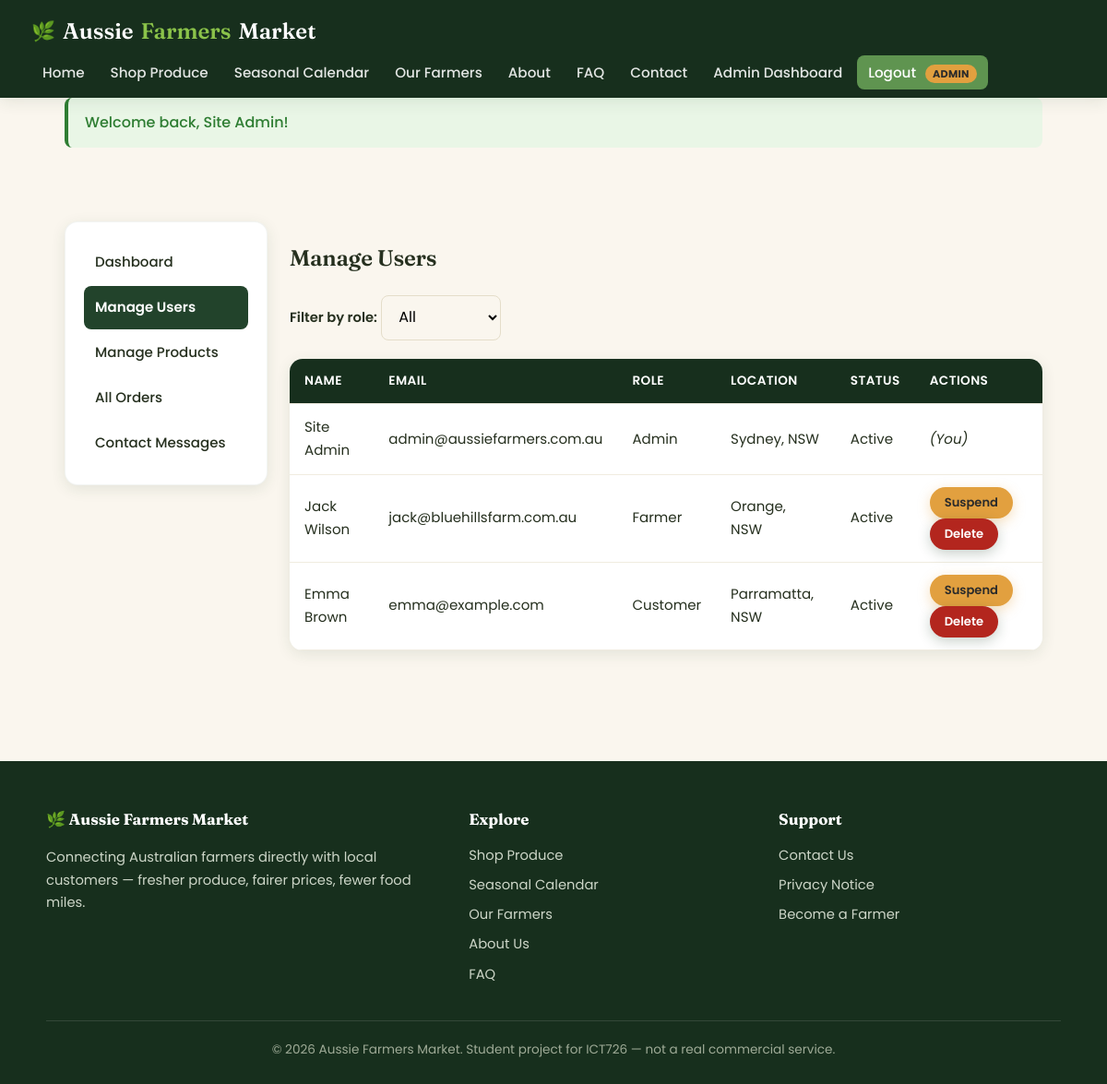
/admin/manage_users.php (signed in), run on the app's committed database.
### tables this page shows
CREATE TABLE users (
    user_id INT AUTO_INCREMENT PRIMARY KEY,
    full_name VARCHAR(100) NOT NULL,
    email VARCHAR(150) NOT NULL UNIQUE,
    password VARCHAR(255) NOT NULL,            
    role ENUM('admin','farmer','customer') NOT NULL DEFAULT 'customer',
    phone VARCHAR(20),
    address VARCHAR(255),
    suburb VARCHAR(100),
    state VARCHAR(50),
    postcode VARCHAR(10),
    bio TEXT NULL,                              
    status ENUM('active','suspended') NOT NULL DEFAULT 'active',
    created_at TIMESTAMP DEFAULT CURRENT_TIMESTAMP
);

### includes/functions.php (called while the page is built, shortened)
<?php
function clean($data) {
    return htmlspecialchars(trim($data ?? ''), ENT_QUOTES, 'UTF-8');
}

### includes/auth.php (called while the page is built, shortened)
<?php
function current_user_id() {
    return $_SESSION['user_id'] ?? null;
}

### admin/manage_users.php (the view, shortened to what this page needs)
<?php
require_once __DIR__ . '/../includes/auth.php';
require_once __DIR__ . '/../includes/functions.php';
require_once __DIR__ . '/../config/db.php';
$sql = "SELECT * FROM users";
$params = [];
$sql .= " ORDER BY created_at DESC";
$stmt = $pdo->prepare($sql);
$stmt->execute($params);
$users = $stmt->fetchAll();
require_once __DIR__ . '/../includes/header.php';
?>
<section class="section">
  <div class="dashboard-wrap">
    <aside class="sidebar" aria-label="Admin navigation">
      <a href="<?php echo BASE_URL; ?>/admin/dashboard.php">Dashboard</a>
      <a href="<?php echo BASE_URL; ?>/admin/manage_users.php" class="active">Manage Users</a>
      <a href="<?php echo BASE_URL; ?>/admin/manage_products.php">Manage Products</a>
      <a href="<?php echo BASE_URL; ?>/admin/manage_orders.php">All Orders</a>
      <a href="<?php echo BASE_URL; ?>/admin/manage_contacts.php">Contact Messages</a>
    </aside>
    <div class="dashboard-content">
      <h1>Manage Users</h1>
      <form method="GET" action="<?php echo BASE_URL; ?>/admin/manage_users.php" style="margin-bottom:20px;">
        <label for="role" style="display:inline;">Filter by role:</label>
        <select id="role" name="role" onchange="this.form.submit()" style="width:auto;display:inline;">
          <option value="">All</option>
        </select>
      </form>
      <table>
        <thead><tr><th scope="col">Name</th><th scope="col">Email</th><th scope="col">Role</th><th scope="col">Location</th><th scope="col">Status</th><th scope="col">Actions</th></tr></thead>
        <tbody>
        <?php foreach ($users as $u): ?>
          <tr>
            <td><?php echo clean($u['full_name']); ?></td>
            <td><?php echo clean($u['email']); ?></td>
            <td><?php echo ucfirst(clean($u['role'])); ?></td>
            <td><?php echo clean($u['suburb']); ?>, <?php echo clean($u['state']); ?></td>
            <td><?php echo ucfirst(clean($u['status'])); ?></td>
            <td>
              <?php if ($u['user_id'] != current_user_id()): ?>
              <form method="POST" action="<?php echo BASE_URL; ?>/admin/manage_users.php" style="display:inline;">
                <button type="submit" name="toggle_status" class="btn btn-small btn-secondary">
                  <?php echo $u['status'] === 'active' ? 'Suspend' : 'Activate'; ?>
                </button>
              </form>
              <form method="POST" action="<?php echo BASE_URL; ?>/admin/manage_users.php" style="display:inline;" onsubmit="return confirm('Delete this user permanently?');">
                <button type="submit" name="delete_user" class="btn btn-small btn-danger">Delete</button>
              </form>
              <?php else: ?>
                <em>(You)</em>
              <?php endif; ?>
            </td>
          </tr>
        <?php endforeach; ?>
        </tbody>
      </table>
    </div>
  </div>
</section>
<?php require_once __DIR__ . '/../includes/footer.php'; ?>

### assets/css/style.css (style rules this page uses)
:root { --green-dark: #22432b; --green-darker: #172f1d; --green: #4c7a3e; --green-mid: #5f9450; --green-light: #8bc34a; --amber: #e2a03f; --amber-dark: #c9832a; --terracotta: #d9694f; --cream: #faf6ee; --cream-deep: #f2ead9; --text-dark: #26301f; --text-muted: #6b6355; --white: #ffffff; --error: #b3261e; --success: #2e7d32; --radius: 14px; --radius-sm: 8px; --shadow: 0 4px 16px rgba(34, 67, 43, 0.10); --shadow-lg: 0 14px 40px rgba(34, 67, 43, 0.18); --font-display: 'Fraunces', Georgia, serif; --font-body: 'Poppins', 'Segoe UI', Roboto, Arial, sans-serif; }
* { box-sizing: border-box; }
body { margin: 0; font-family: var(--font-body); color: var(--text-dark); background: var(--cream); line-height: 1.65; -webkit-font-smoothing: antialiased; }
h1, h2, h3 { font-family: var(--font-display); font-weight: 600; letter-spacing: -0.01em; }
a { color: var(--green-dark); transition: color 0.15s ease; }
.btn { display: inline-block; background: var(--green); color: #fff; padding: 13px 28px; border-radius: 30px; text-decoration: none; border: none; cursor: pointer; font-size: 1rem; font-weight: 600; font-family: var(--font-body); transition: background 0.2s ease, transform 0.15s ease, box-shadow 0.2s ease; box-shadow: 0 4px 14px rgba(34,67,43,0.25); }
.btn-secondary { background: var(--amber); color: #2b2b2b; box-shadow: 0 4px 14px rgba(226,160,63,0.35); }
.btn-danger { background: var(--error); }
.btn-small { padding: 7px 16px; font-size: 0.82rem; border-radius: 20px; }
.section { padding: 60px 0; }
label { display: block; font-weight: 600; margin-bottom: 6px; font-size: 0.92rem; }
input, select, textarea { width: 100%; padding: 11px 14px; border: 1.5px solid #e4ddc9; border-radius: var(--radius-sm); font-size: 1rem; font-family: inherit; background: var(--cream); transition: border-color 0.15s ease, background 0.15s ease; }
table { width: 100%; border-collapse: collapse; background: var(--white); border-radius: var(--radius); overflow: hidden; box-shadow: var(--shadow); }
th, td { padding: 13px 16px; text-align: left; border-bottom: 1px solid #f0ece0; font-size: 0.94rem; }
th { background: var(--green-darker); color: #fff; font-weight: 600; font-size: 0.85rem; text-transform: uppercase; letter-spacing: 0.03em; }
.dashboard-wrap { display: flex; gap: 24px; flex-wrap: wrap; }
.sidebar { background: var(--white); border-radius: var(--radius); box-shadow: var(--shadow); padding: 20px; width: 220px; height: fit-content; border: 1px solid rgba(34,67,43,0.06); }
.sidebar a { display: block; padding: 11px 12px; text-decoration: none; color: var(--text-dark); border-radius: var(--radius-sm); font-weight: 500; font-size: 0.94rem; margin-bottom: 2px; }
.sidebar a.active { background: var(--green-dark); color: #fff; font-weight: 600; }
.dashboard-content { flex: 1; min-width: 280px; }

### data on the page
users: full_name "Site Admin", email "admin@aussiefarmers.com.au", role "Admin", suburb "Sydney", state "NSW", status "Active", shows "(You)"
users: full_name "Jack Wilson", email "jack@bluehillsfarm.com.au", role "Farmer", suburb "Orange", state "NSW", status "Active", shows "Suspend"
users: full_name "Emma Brown", email "emma@example.com", role "Customer", suburb "Parramatta", state "NSW", status "Active", shows "Suspend"

### other printed values
current_role() "ADMIN"
$flash['message'] "Welcome back, Site Admin!"
